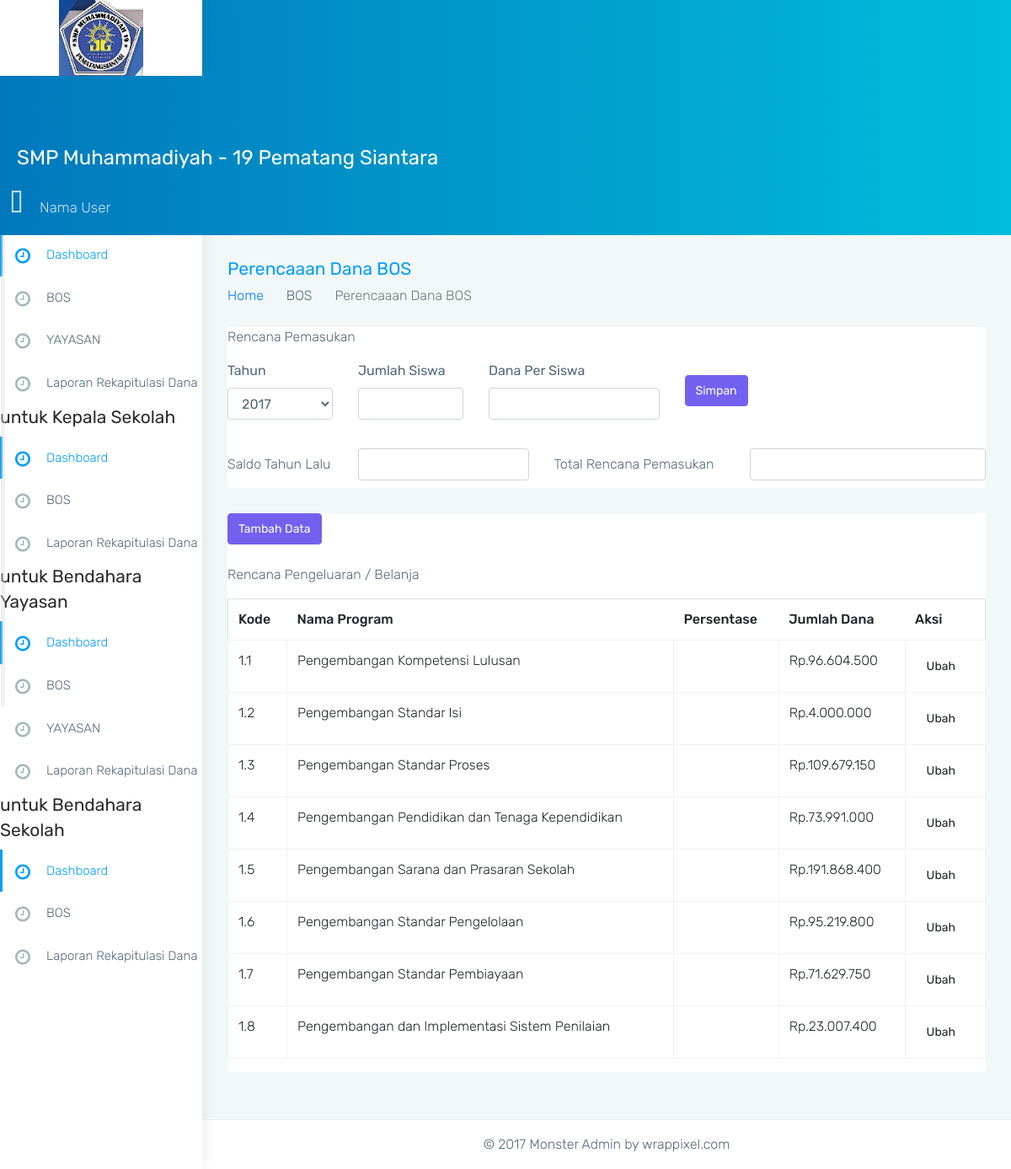
Page /perencanaan_bos/index.php on the committed database.
### tables this page shows
CREATE TABLE `tbl_standar_nasional` (
  `idsnp` int(11) NOT NULL,
  `nama_program` varchar(255) DEFAULT NULL
);

### perencanaan_bos/index.php (called while the page is built)
<?php
require('../url.php');
require('../model/crud.php');
$crud = new Crud;
$standar = $crud->read_data('tbl_standar_nasional');
$pendapatan_belanja = $crud->pendapatan_belanja();
require('../view/perencanaan_bos.php');

### url.php (called while the page is built, shortened)
<?php
$url = 'http://localhost/simkeuangan/';

### model/koneksi.php (called while the page is built)
<?php
class Koneksi
{
  private $host     = 'localhost';
  private $username = 'root';
  private $password = '';
  private $database = 'simkeuangan';
  protected $conn;
  function __construct()
  {
    if (!isset($this->conn))
      $this->conn = new mysqli($this->host, $this->username, $this->password, $this->database);
    if (!$this->conn)
      echo 'Koneksi Gagal';
    else
      return $this->conn;
  }
}

### model/crud.php (called while the page is built, shortened)
<?php
include('koneksi.php');
class Crud extends Koneksi
{
  public function read_data($table, $where = null)
  {
    $query = "SELECT * FROM $table";
    $hasil = $this->conn->query($query);
    $rows = array();
    while ($row = $hasil->fetch_assoc()) {
      $rows[] = $row;
    }
    return $rows;
  }
  public function pendapatan_belanja()
  {
    $query = "SELECT * FROM bos_rkas JOIN bos_rkas_detail ON bos_rkas.id_bos_rkas = bos_rkas_detail.bos_rkas LEFT JOIN tbl_standar_nasional ON bos_rkas.npsn = tbl_standar_nasional.idsnp";
    $hasil = $this->conn->query($query);
    $rows = array();
    while ($row = $hasil->fetch_assoc()) {
      $rows[] = $row;
    }
    return $rows;
  }
}

### view/perencanaan_bos.php (the view, shortened to what this page needs)
<!DOCTYPE html>
<html lang="en">
<?php require('template/head.php') ?>
<body class="fix-header card-no-border">
  <div id="main-wrapper">
    <?php require('template/header.php') ?>
    <?php require('template/sidebar.php') ?>
    <div class="page-wrapper">
      <div class="container-fluid">
        <div class="row page-titles">
          <div class="col-md-6 col-8 align-self-center">
            <h3 class="text-themecolor m-b-0 m-t-0">Perencaaan Dana BOS</h3>
            <ol class="breadcrumb">
              <li class="breadcrumb-item"><a href="<?= $url; ?>">Home</a></li>
              <li class="breadcrumb-item">BOS</li>
              <li class="breadcrumb-item active">Perencaaan Dana BOS</li>
            </ol>
          </div>
        </div>
        <div class="row">
          <div class="col-12">
            <div class="card">
              <div class="card-block">
                <p>Rencana Pemasukan</p>
                <form action="<?= $url; ?>perencanaan_bos/rencana.php" method="post">
                  <div class="row">
                    <div class="col-2">
                      <div class="form-group">
                        <label for="">Tahun</label>
                        <select name="tahun" class="form-control" id="" required>
                          <option value="2017">2017</option>
                        </select>
                      </div>
                    </div>
                    <div class="col-2">
                      <div class="form-group">
                        <label for="">Jumlah Siswa</label>
                        <input type="number" name="jumlah" class="form-control" required>
                      </div>
                    </div>
                    <div class="col-3">
                      <div class="form-group">
                        <label for="">Dana Per Siswa</label>
                        <input type="number" name="dana" class="form-control">
                      </div>
                    </div>
                    <div class="col-2 align-self-center">
                      <div class="form-group">
                        <input type="submit" name="submit" class="btn btn-primary" value="Simpan">
                      </div>
                    </div>
                  </div>
                </form>
                <div class="row">
                  <div class="col-2 mt-3">
                    <p>Saldo Tahun Lalu</p>
                  </div>
                  <div class="col-3 align-self-center">
                    <input type="number" class="form-control" name="" id="">
                  </div>
                  <div class="col-3 mt-3">
                    <label for="">Total Rencana Pemasukan</label>
                  </div>
                  <div class="col-4 align-self-center">
                    <input type="number" class="form-control" name="" id="">
                  </div>
                </div>
              </div>
            </div>
          </div>
          <div class="col-12">
            <div class="card">
              <div class="card-block">
                <a href="tambah.php" class="btn btn-primary mb-4">Tambah Data</a>
                <p>Rencana Pengeluaran / Belanja</p>
                <table class="table table-bordered mt-3" id="">
                  <thead>
                    <th>Kode</th>
                    <th>Nama Program</th>
                    <th>Persentase</th>
                    <th>Jumlah Dana</th>
                    <th>Aksi</th>
                  </thead>
                  <tbody>
                    <?php
                    $no = 1;
                    foreach ($standar as $st) {
                      $jumlah = 0;
                      foreach ($pendapatan_belanja as $pb) {
                        if ($pb['nama_program'] === $st['nama_program']) {
                          $jumlah += $pb['jumlah'];
                        }
                      }
                    ?>
                      <tr>
                        <td>1.<?= $no; ?></td>
                        <td><?= $st['nama_program']; ?></td>
                        <td></td>
                        <td>Rp.<?= number_format($jumlah, 0, '.', '.'); ?></td>
                        <td>
                          <a href="" class="btn btn-default">Ubah</a>
                        </td>
                      </tr>
                    <?php
                      $no++;
                    }
                    ?>
                  </tbody>
                </table>
              </div>
            </div>
          </div>
        </div>
      </div>
      <?php require('template/footer.php') ?>
    </div>
  </div>
</body>
</html>

### assets/css/colors/blue.css (style rules this page uses)
.text-themecolor { color: #009efb !important; }

### rows in the picture
tbl_standar_nasional: nama_program "Pengembangan Kompetensi Lulusan", jumlah "96.604.500"
tbl_standar_nasional: nama_program "Pengembangan Standar Isi", jumlah "4.000.000"
tbl_standar_nasional: nama_program "Pengembangan Standar Proses", jumlah "109.679.150"
tbl_standar_nasional: nama_program "Pengembangan Pendidikan dan Tenaga Kependidikan", jumlah "73.991.000"
tbl_standar_nasional: nama_program "Pengembangan Sarana dan Prasaran Sekolah", jumlah "191.868.400"
tbl_standar_nasional: nama_program "Pengembangan Standar Pengelolaan", jumlah "95.219.800"
tbl_standar_nasional: nama_program "Pengembangan Standar Pembiayaan", jumlah "71.629.750"
tbl_standar_nasional: nama_program "Pengembangan dan Implementasi Sistem Penilaian", jumlah "23.007.400"
